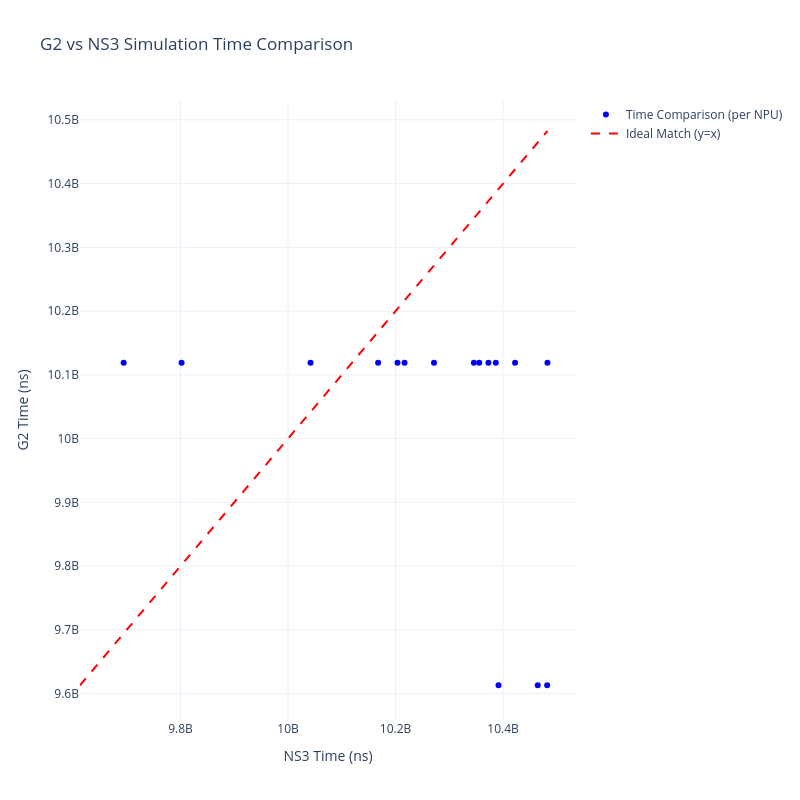

Notebook code for this chart:
### Code cell
import pandas as pd
import plotly.graph_objects as go

# --- File Paths ---
ns3_file = '/app/astra-sim/upc/output/comparison_run/FoldedClos/toy_all_to_all_one_collective/run_20251123_230549_489ms/ns3/all_to_all_trace_matched_timing.csv'
g2_file = '/app/astra-sim/upc/output/comparison_run/FoldedClos/toy_all_to_all_one_collective/run_20251123_225152_974ms/g2/all_to_all_trace_matched_timing.csv'

# --- Data Loading and Preparation ---
try:
    # Load the data from CSV files
    df_ns3 = pd.read_csv(ns3_file)
    df_g2 = pd.read_csv(g2_file)

    # Select relevant columns and rename for merging
    ns3_times = df_ns3[['sys_id', 'callback_tick']].rename(columns={'callback_tick': 'ns3_time'})
    g2_times = df_g2[['sys_id', 'callback_tick']].rename(columns={'callback_tick': 'g2_time'})

    # Merge the two dataframes on 'sys_id' to align the times
    merged_df = pd.merge(ns3_times, g2_times, on='sys_id')

    # --- Plotting ---
    fig = go.Figure()

    # Add a scatter plot of G2 vs NS3 times
    fig.add_trace(go.Scatter(
        x=merged_df['ns3_time'],
        y=merged_df['g2_time'],
        mode='markers',
        name='Time Comparison (per NPU)',
        marker=dict(color='blue'),
        text=merged_df['sys_id'].apply(lambda x: f'NPU {x}'),
        hoverinfo='text+x+y'
    ))

    # Add a y=x line for reference (where times would be identical)
    min_val = min(merged_df['ns3_time'].min(), merged_df['g2_time'].min())
    max_val = max(merged_df['ns3_time'].max(), merged_df['g2_time'].max())
    fig.add_trace(go.Scatter(
        x=[min_val, max_val],
        y=[min_val, max_val],
        mode='lines',
        name='Ideal Match (y=x)',
        line=dict(color='red', dash='dash')
    ))

    # Update layout for clarity
    fig.update_layout(
        title='G2 vs NS3 Simulation Time Comparison',
        xaxis_title='NS3 Time (ns)',
        yaxis_title='G2 Time (ns)',
        template='plotly_white',
        width=800,
        height=800,
        showlegend=True
    )

    fig.show()

except FileNotFoundError as e:
    print(f"Error: Could not find a file. {e}")
except Exception as e:
    print(f"An error occurred: {e}")

### Figure 1 — Plotly figure (JSON) as saved in the notebook; plotly's stock layout.template omitted (floating-point values rounded to 4 significant figures)
{"data": [{"hoverinfo": "text+x+y", "marker": {"color": "blue"}, "mode": "markers", "name": "Time Comparison (per NPU)", "text": ["NPU 0", "NPU 1", "NPU 2", "NPU 3", "NPU 4", "NPU 5", "NPU 6", "NPU 7", "NPU 8", "NPU 9", "NPU 10", "NPU 11", "NPU 12", "NPU 13", "NPU 14", "NPU 15"], "type": "scatter", "x": [10041869860, 10167526546, 9694301860, 10482476778, 10345658850, 10386437495, 10355618850, 9801989860, 10391501495, 10481960863, 10203596380, 10216748380, 10271456626, 10422270364, 10464415013, 10372704767], "y": [10119040019, 10119040019, 10119040019, 10119040019, 10119040019, 10119040019, 10119040019, 10119040019, 9613093307, 9613093307, 10119040019, 10119040019, 10119040019, 10119040019, 9613093307, 10119040019]}, {"line": {"color": "red", "dash": "dash"}, "mode": "lines", "name": "Ideal Match (y=x)", "type": "scatter", "x": [9613093307, 10482476778], "y": [9613093307, 10482476778]}], "layout": {"height": 800, "showlegend": true, "title": {"text": "G2 vs NS3 Simulation Time Comparison"}, "width": 800, "xaxis": {"title": {"text": "NS3 Time (ns)"}}, "yaxis": {"title": {"text": "G2 Time (ns)"}}}}
